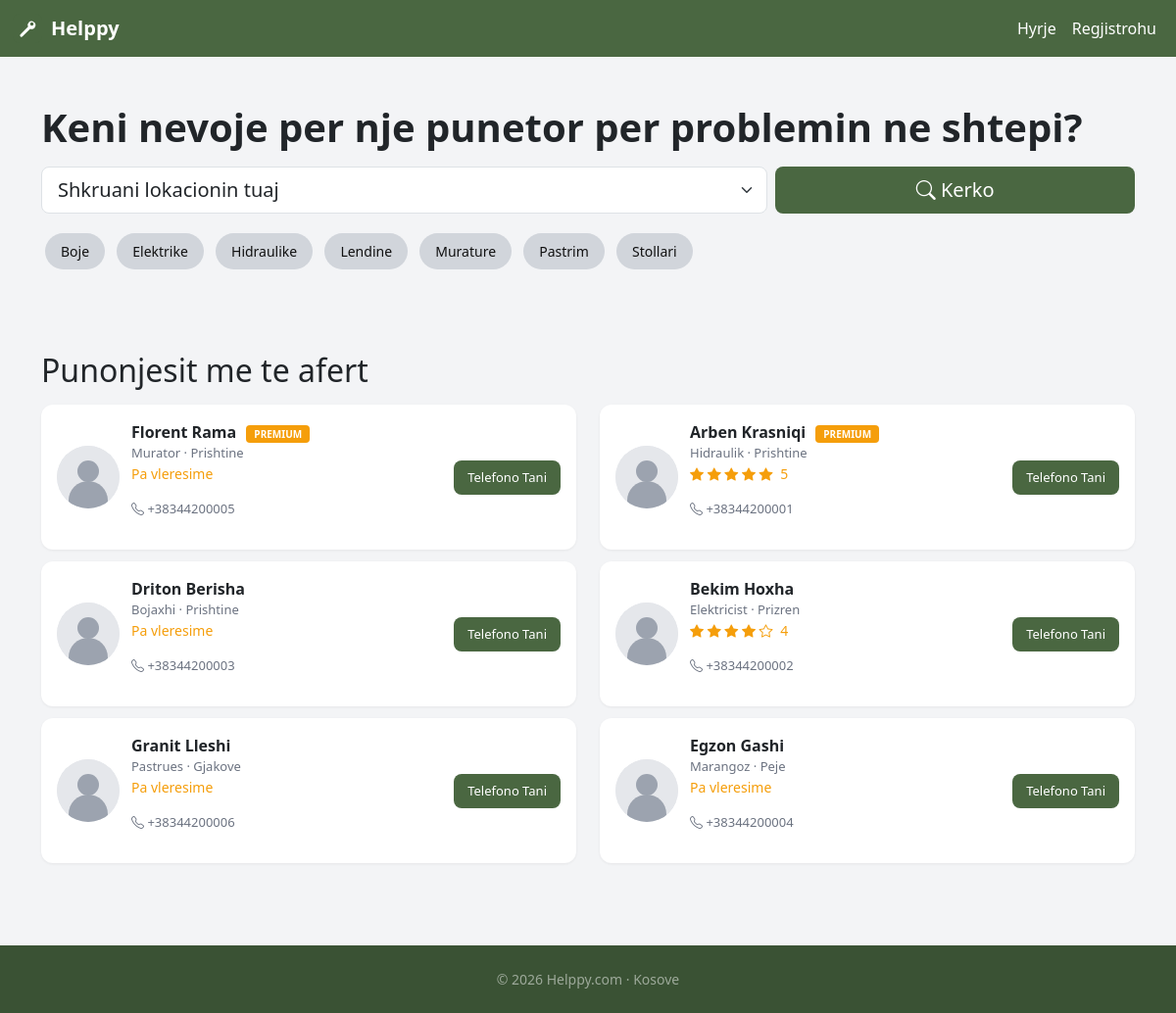
The page / on the database its author committed.
### tables this page shows
CREATE TABLE categories (
  id INT AUTO_INCREMENT PRIMARY KEY,
  name VARCHAR(80) NOT NULL,
  slug VARCHAR(80) NOT NULL UNIQUE,
  icon VARCHAR(80) NULL
);

CREATE TABLE users (
  id INT AUTO_INCREMENT PRIMARY KEY,
  name VARCHAR(120) NOT NULL,
  email VARCHAR(160) NOT NULL UNIQUE,
  password_hash VARCHAR(255) NOT NULL,
  phone VARCHAR(40) NULL,
  role ENUM('client','provider','admin') NOT NULL,
  city_id INT NULL,
  is_active TINYINT(1) NOT NULL DEFAULT 1,
  created_at TIMESTAMP NOT NULL DEFAULT CURRENT_TIMESTAMP,
  email_verified TINYINT(1) NOT NULL DEFAULT 1,
  verification_code CHAR(6) NULL,
  verification_expires_at DATETIME NULL,
  verification_attempts TINYINT NOT NULL DEFAULT 0,
  verification_last_sent_at DATETIME NULL,
  FOREIGN KEY (city_id) REFERENCES cities(id) ON DELETE SET NULL
);

CREATE TABLE providers (
  user_id INT PRIMARY KEY,
  profession VARCHAR(120) NOT NULL,
  bio TEXT NULL,
  photo VARCHAR(255) NULL,
  is_company TINYINT(1) NOT NULL DEFAULT 0,
  company_name VARCHAR(160) NULL,
  is_premium TINYINT(1) NOT NULL DEFAULT 0,
  views INT NOT NULL DEFAULT 0,
  FOREIGN KEY (user_id) REFERENCES users(id) ON DELETE CASCADE
);

CREATE TABLE cities (
  id INT AUTO_INCREMENT PRIMARY KEY,
  name VARCHAR(80) NOT NULL UNIQUE
);

### app/core/View.php (called while the page is built, shortened)
<?php
final class View {
    public static function render(string $template, array $data = [], string $layout = 'layout'): void {
        $viewFile = APP_ROOT . "/app/views/{$template}.php";
        extract($data, EXTR_SKIP);
        require $viewFile;
        $content = ob_get_clean();
        require APP_ROOT . "/app/views/{$layout}.php";
    }
    public static function partial(string $name, array $data = []): void {
        extract($data, EXTR_SKIP);
        require APP_ROOT . "/app/views/partials/{$name}.php";
    }
}
function e(?string $s): string {
    return htmlspecialchars($s ?? '', ENT_QUOTES, 'UTF-8');
}

### app/core/Controller.php (called while the page is built, shortened)
<?php
abstract class Controller {
    protected function render(string $template, array $data = []): void {
        $data['__flash'] = self::pullFlash();
        View::render($template, $data);
    }
    public static function pullFlash(): array {
        $f = $_SESSION['_flash'] ?? [];
        return $f;
    }
}

### app/controllers/HomeController.php (called while the page is built, shortened)
<?php
final class HomeController extends Controller {
    public function index(array $params = []): void {
        $this->render('home/index', [
            'title'      => 'Helppy.com',
            'cities'     => City::all(),
            'categories' => Category::all(),
            'featured'   => Provider::featured(8),
        ]);
    }
}

### public/index.php (called while the page is built, shortened)
<?php
spl_autoload_register(function (string $class): void {
    foreach (['app/core', 'app/controllers', 'app/models'] as $dir) {
        $p = APP_ROOT . "/$dir/$class.php";
        if (is_file($p)) { require $p; return; }
    }
});
$router = new Router();
$router->get('/',                          [HomeController::class,    'index']);
$router->get('/search',                    [SearchController::class,  'results']);
$router->get('/provider/dashboard',        [ProviderController::class,'dashboard']);
$router->get('/provider/{id}',             [ProviderController::class,'show']);
$router->get('/login',                     [AuthController::class,    'loginForm']);
$router->post('/login',                    [AuthController::class,    'login']);
$router->get('/register',                  [AuthController::class,    'registerForm']);
$router->post('/register',                 [AuthController::class,    'register']);
$router->post('/logout',                   [AuthController::class,    'logout']);
$router->get('/client/dashboard',          [ClientController::class,  'dashboard']);
$router->post('/provider/{id}/review',     [ReviewController::class,  'store']);
$router->post('/review/{id}/delete',       [ReviewController::class,  'destroy']);
$router->post('/provider/edit',            [ProviderController::class,'update']);
$router->post('/provider/photo',           [ProviderController::class,'uploadPhoto']);
$router->get('/admin',                     [AdminController::class,   'index']);
$router->get('/admin/providers',           [AdminController::class,   'providers']);
$router->post('/admin/providers/{id}/active',  [AdminController::class,'toggleActive']);
$router->post('/admin/providers/{id}/premium', [AdminController::class,'togglePremium']);
$router->get('/admin/categories',          [AdminController::class,   'categories']);
$router->post('/admin/categories',         [AdminController::class,   'createCategory']);
$router->post('/admin/categories/{id}/delete', [AdminController::class,'deleteCategory']);
$router->post('/admin/reviews/{id}/delete',[AdminController::class,   'deleteReview']);
$url = $_GET['url'] ?? '/';
$router->dispatch(Request::method(), $url);

### index.php (called while the page is built)
<?php
require __DIR__ . '/public/index.php';

### app/core/DB.php (called while the page is built, shortened)
<?php
final class DB {
    private static ?PDO $pdo = null;
    public static function pdo(): PDO {
        if (self::$pdo === null) {
            $c = CONFIG['db'];
            $dsn = "mysql:host={$c['host']};port={$c['port']};dbname={$c['name']};charset={$c['charset']}";
            self::$pdo = new PDO($dsn, $c['user'], $c['pass'], [
                PDO::ATTR_ERRMODE            => PDO::ERRMODE_EXCEPTION,
                PDO::ATTR_DEFAULT_FETCH_MODE => PDO::FETCH_ASSOC,
                PDO::ATTR_EMULATE_PREPARES   => false,
            ]);
        }
        return self::$pdo;
    }
    public static function q(string $sql, array $params = []): PDOStatement {
        $st = self::pdo()->prepare($sql);
        $st->execute($params);
        return $st;
    }
}

### app/models/Category.php (called while the page is built, shortened)
<?php
final class Category {
    public static function all(): array {
        return DB::q('SELECT id, name, slug, icon FROM categories ORDER BY name')->fetchAll();
    }
}

### app/models/Provider.php (called while the page is built, shortened)
<?php
final class Provider {
    public static function featured(int $limit = 8): array {
        $limit = max(1, min(50, $limit));
        $sql = "SELECT u.id, u.name, u.phone, c.name AS city,
                       p.profession, p.photo, p.is_company, p.is_premium,
                       (SELECT AVG(rating) FROM reviews WHERE provider_id = p.user_id) AS avg_rating
                FROM providers p
                JOIN users u ON u.id = p.user_id AND u.is_active = 1
                LEFT JOIN cities c ON c.id = u.city_id
                ORDER BY p.is_premium DESC, RAND()
                LIMIT $limit";
        return DB::q($sql)->fetchAll();
    }
}

### app/core/Auth.php (called while the page is built, shortened)
<?php
final class Auth {
    public static function check(): bool {
        return !empty($_SESSION['uid']);
    }
}

### app/views/home/index.php (the view, shortened to what this page needs)
<section class="hero">
  <div class="container py-4">
    <h1 class="mb-3">Keni nevoje per nje punetor per problemin ne shtepi?</h1>
    <form method="get" action="<?= e(CONFIG['base_url']) ?>/search" class="row g-2 mb-3">
      <div class="col-md-8">
        <select name="city" class="form-select form-select-lg">
          <option value="">Shkruani lokacionin tuaj</option>
        </select>
      </div>
      <div class="col-md-4 d-grid">
        <button class="btn btn-helppy btn-lg" type="submit">
          <i class="bi bi-search"></i> Kerko
        </button>
      </div>
    </form>
    <div class="mb-2">
      <?php foreach ($categories as $cat): ?>
        <a class="category-chip"
           href="<?= e(CONFIG['base_url']) ?>/search?category=<?= (int)$cat['id'] ?>">
          <?= e($cat['name']) ?>
        </a>
      <?php endforeach; ?>
    </div>
  </div>
</section>
<section class="container py-4">
  <h2 class="mb-3">Punonjesit me te afert</h2>
  <div class="row">
    <?php foreach ($featured as $p): ?>
      <div class="col-md-6 col-lg-6">
        <?php View::partial('provider-card', ['p' => $p]); ?>
      </div>
    <?php endforeach; ?>
  </div>
</section>

### app/views/partials/provider-card.php
<?php
$photoUrl = !empty($p['photo'])
    ? CONFIG['upload_url'] . '/' . rawurlencode($p['photo'])
    : CONFIG['base_url'] . '/assets/img/default-avatar.svg';
$avg = isset($p['avg_rating']) && $p['avg_rating'] !== null ? round((float)$p['avg_rating'], 1) : null;
?>
<div class="provider-card">
  <img class="avatar" src="<?= e($photoUrl) ?>" alt="<?= e($p['name']) ?>">
  <div class="info">
    <p class="name">
      <a href="<?= e(CONFIG['base_url']) ?>/provider/<?= (int)$p['id'] ?>" class="text-decoration-none text-dark">
        <?= e($p['name']) ?>
      </a>
      <?php if (!empty($p['is_premium'])): ?><span class="premium-badge">PREMIUM</span><?php endif; ?>
    </p>
    <p class="profession"><?= e($p['profession']) ?><?php if (!empty($p['city'])): ?> &middot; <?= e($p['city']) ?><?php endif; ?></p>
    <p class="stars">
      <?php if ($avg !== null): ?>
        <?php for ($i = 1; $i <= 5; $i++): ?>
          <i class="bi <?= $i <= round($avg) ? 'bi-star-fill' : 'bi-star' ?>"></i>
        <?php endfor; ?>
        <span class="meta ms-1"><?= e((string)$avg) ?></span>
      <?php else: ?>
        <span class="meta">Pa vleresime</span>
      <?php endif; ?>
    </p>
    <?php if (!empty($p['phone'])): ?>
      <p class="phone"><i class="bi bi-telephone"></i> <?= e($p['phone']) ?></p>
    <?php endif; ?>
  </div>
  <?php if (!empty($p['phone'])): ?>
    <a class="call-btn" href="tel:<?= e(preg_replace('/[^0-9+]/','',$p['phone'])) ?>">Telefono Tani</a>
  <?php endif; ?>
</div>

### app/core/Router.php (shortened to what this page needs)
<?php
final class Router {
    private array $routes = [];
    public function get(string $pattern, array $handler): void {
        $this->routes[] = ['method' => 'GET',  'pattern' => $pattern, 'handler' => $handler];
    }
    public function post(string $pattern, array $handler): void {
        $this->routes[] = ['method' => 'POST', 'pattern' => $pattern, 'handler' => $handler];
    }
    public function dispatch(string $method, string $url): void {
        $url = '/' . trim($url, '/');
        foreach ($this->routes as $r) {
            $regex = preg_replace('#\{([a-z_]+)\}#', '(?P<$1>[^/]+)', $r['pattern']);
            $regex = '#^' . $regex . '$#';
            if (preg_match($regex, $url, $m)) {
                $params = array_filter($m, 'is_string', ARRAY_FILTER_USE_KEY);
                [$ctrl, $action] = $r['handler'];
                $obj = new $ctrl();
                $obj->$action($params);
                return;
            }
        }
    }
}

### app/views/layout.php (shortened to what this page needs)
<!DOCTYPE html>
<html lang="sq">
<head>
<link href="https://cdn.jsdelivr.net/npm/bootstrap@5.3.2/dist/css/bootstrap.min.css" rel="stylesheet">
<link href="https://cdn.jsdelivr.net/npm/bootstrap-icons@1.11.1/font/bootstrap-icons.css" rel="stylesheet">
<link href="<?= e(CONFIG['base_url']) ?>/assets/css/style.css" rel="stylesheet">
</head>
<body>
<?php View::partial('nav'); ?>
<main>
  <?= $content ?>
</main>
<?php View::partial('footer'); ?>
</body>
</html>

### app/views/partials/nav.php (shortened to what this page needs)
<nav class="navbar navbar-expand-lg helppy-nav">
  <div class="container-fluid">
    <a class="navbar-brand text-white d-flex align-items-center" href="<?= e(CONFIG['base_url']) ?>/">
      <img src="<?= e(CONFIG['base_url']) ?>/assets/img/logo.svg" alt="Helppy" height="32" class="me-2">
      <span class="fw-bold">Helppy</span>
    </a>
    <div class="collapse navbar-collapse justify-content-end" id="navmenu">
      <ul class="navbar-nav">
        <?php if (Auth::check()): ?>
          <?php $u = Auth::user(); ?>
          <li class="nav-item"><span class="nav-link text-white-50"><?= e($u['name']) ?></span></li>
          <?php if (Auth::role() === 'admin'): ?>
            <li class="nav-item"><a class="nav-link text-white" href="<?= e(CONFIG['base_url']) ?>/admin">Admin</a></li>
          <?php elseif (Auth::role() === 'provider'): ?>
            <li class="nav-item"><a class="nav-link text-white" href="<?= e(CONFIG['base_url']) ?>/provider/dashboard">Profili im</a></li>
          <?php else: ?>
            <li class="nav-item"><a class="nav-link text-white" href="<?= e(CONFIG['base_url']) ?>/client/dashboard">Llogaria ime</a></li>
          <?php endif; ?>
          <li class="nav-item">
            <form method="post" action="<?= e(CONFIG['base_url']) ?>/logout" class="d-inline">
              <input type="hidden" name="_csrf" value="<?= e(Request::csrfToken()) ?>">
              <button class="btn btn-link nav-link text-white" type="submit">Dilni</button>
            </form>
          </li>
        <?php else: ?>
          <li class="nav-item"><a class="nav-link text-white" href="<?= e(CONFIG['base_url']) ?>/login">Hyrje</a></li>
          <li class="nav-item"><a class="nav-link text-white" href="<?= e(CONFIG['base_url']) ?>/register">Regjistrohu</a></li>
        <?php endif; ?>
      </ul>
    </div>
  </div>
</nav>

### app/views/partials/footer.php
<footer class="helppy-footer mt-5">
  <div class="container text-center py-4 small text-white-50">
    &copy; <?= date('Y') ?> Helppy.com &middot; Kosove
  </div>
</footer>

### public/assets/css/style.css (style rules this page uses)
:root { --helppy-green: #4a6741; --helppy-green-dark: #3a5234; --helppy-green-light: #6b8a61; --helppy-bg: #f3f4f6; }
body { background: var(--helppy-bg); }
.helppy-nav { background: var(--helppy-green); }
.helppy-footer { background: var(--helppy-green-dark); color: white; }
.btn-helppy { background: var(--helppy-green); color: white; border: none; }
.category-chip { display: inline-block; padding: 8px 16px; border-radius: 20px; background: #d1d5db; color: #111; text-decoration: none; margin: 4px; font-size: 14px; transition: background .15s; }
.provider-card { background: white; border-radius: 12px; padding: 16px; display: flex; gap: 12px; align-items: center; margin-bottom: 12px; box-shadow: 0 1px 3px rgba(0,0,0,.06); }
.provider-card .avatar { width: 64px; height: 64px; border-radius: 50%; object-fit: cover; flex-shrink: 0; background: #e5e7eb; }
.provider-card .info { flex: 1; min-width: 0; }
.provider-card .name { font-weight: 600; margin: 0; }
.provider-card .profession { color: #6b7280; font-size: 13px; margin: 0; }
.provider-card .stars { color: #f59e0b; font-size: 14px; }
.provider-card .phone { color: #6b7280; font-size: 13px; }
.provider-card .call-btn { background: var(--helppy-green); color: white; padding: 8px 14px; border-radius: 8px; text-decoration: none; font-size: 13px; white-space: nowrap; }
.provider-card .premium-badge { background: #f59e0b; color: white; font-size: 10px; padding: 2px 8px; border-radius: 4px; margin-left: 6px; }
.hero { background: var(--helppy-bg); padding: 24px 0; }
.hero h1 { font-weight: 700; }

### rows shown on the page
categories: name "Boje"
categories: name "Elektrike"
categories: name "Hidraulike"
categories: name "Lendine"
categories: name "Murature"
categories: name "Pastrim"
categories: name "Stollari"
users: name "Florent Rama", shows "PREMIUM", providers.profession "Murator", city.name "Prishtine", shows "Pa vleresime", phone "+38344200005"
users: name "Arben Krasniqi", shows "PREMIUM", providers.profession "Hidraulik", city.name "Prishtine", avg "5", phone "+38344200001"
users: name "Driton Berisha", providers.profession "Bojaxhi", city.name "Prishtine", shows "Pa vleresime", phone "+38344200003"
users: name "Bekim Hoxha", providers.profession "Elektricist", city.name "Prizren", avg "4", phone "+38344200002"
users: name "Granit Lleshi", providers.profession "Pastrues", city.name "Gjakove", shows "Pa vleresime", phone "+38344200006"
users: name "Egzon Gashi", providers.profession "Marangoz", city.name "Peje", shows "Pa vleresime", phone "+38344200004"
